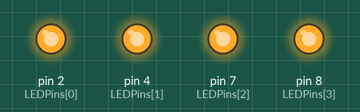
This sketch was run on a simulated Arduino Uno, built for the host (arithmetic inside an expression is 32-bit, double 64-bit). On the bench: output pins drawn as LEDs (lit = HIGH). What the sketch prints to the serial monitor is not drawn.

Above: at 0.1 s.
Timing chart, 0 to 1.6 s (numbered marks = the images above):
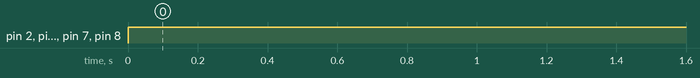

The sketch:

bin4io.ino.ino
```cpp
#include <ArduinoSTL.h>

using namespace std;

const int LEDPins[] = {2, 4, 7, 8};

void setup() {
  Serial.begin(9600);
  for (auto pin : LEDPins) {
    pinMode(pin, OUTPUT);

  }
  Serial.begin(9600);
  cout << "Enter a number 0 to 15";
}

void numberToLEDs(int num) {
  for (int i = 0; i < 4; i++) {
    digitalWrite(LEDPins[i], bitRead(num, i));
  }
}

void loop() {
  cout << "Feed Me Integers!" << endl;
  int num;
  cin >> num;
  cout << "you fed me:"<< num << endl;
  numberToLEDs(15);
}
```

Measured:
- by itself, pin 2 (LEDPins[0]), pin 4 (LEDPins[1]), pin 7 (LEDPins[2]), pin 8 (LEDPins[3]): LOW → HIGH at 0.00 s
